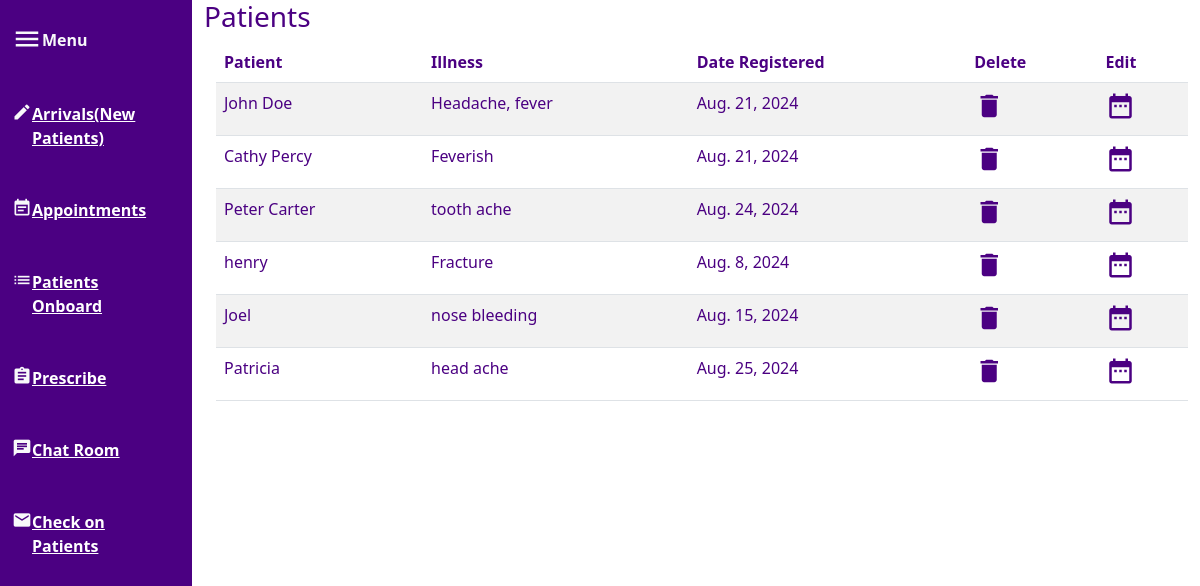
The app's page /patientsonboard with its own data.
### regpatientsapp/models.py (models this page shows, shortened)
class Patients(models.Model):
    names = models.CharField(max_length=25)
    gender = models.CharField(max_length=9)
    age = models.IntegerField()
    patientssituation = models.TextField()
    healthissues = models.CharField(max_length=10)
    dateregistered = models.DateField()

### regpatientsapp/views.py (the view)
# urls.py: path('patientsonboard' , views.patientsonboard , name = 'patientsonboard'),
def patientsonboard(request):
    patients = Patients.objects.all()
    return render(request ,  'patientsonboard.html' , {'patientsonboard':patients})

### regpatientsapp/templates/patientsonboard.html (shortened to what this page needs)
<!doctype html>
<html>
    <head>
        <link href="https://cdn.jsdelivr.net/npm/bootstrap@5.3.3/dist/css/bootstrap.min.css" rel="stylesheet">
        <link rel="stylesheet" href="https://cdnjs.cloudflare.com/ajax/libs/font-awesome/4.7.0/css/font-awesome.min.css">
    </head>
    <body>
        <div class="row">
            <div class="sidebar col-md-2 nav nav-bar nav-bar-nav ">
                <div class="">
                    <div class="p-4 nav-item nav-link text-light d-flex">
                        <i id="Menu" class="material-icons" style="font-size:30px">menu</i>
                        <span class='pt-1'>Menu</span>
                    </div>
                    <div class="p-4 nav-item nav-link text-light d-flex">
                        <i id="Menu" class="material-icons" style="font-size:20px">create</i>
                        <span class=''><a href="/regpatient">Arrivals(New Patients)</a></span>
                    </div>
                    <div class="p-4 nav-item nav-link text-light d-flex">
                        <i id="Menu" class="material-icons" style="font-size:20px">event_note</i>
                        <span class=''><a href="/appointments">Appointments</a></span>
                    </div>
                    <div class="p-4 nav-item nav-link text-light d-flex">
                        <i id="Menu" class="material-icons" style="font-size:20px">list</i>
                        <span class=''><a href="/patientsonboard">Patients Onboard</a></span>
                    </div>
                    <div class="p-4 nav-item nav-link text-light d-flex">
                        <i id="Menu" class="material-icons" style="font-size:20px">assignment</i>
                        <span class=''><a href="/prescribe">Prescribe</a></span>
                    </div>
                    <div class="p-4 nav-item nav-link text-light d-flex">
                        <i id="Menu" class="material-icons" style="font-size:20px">chat</i>
                        <span class=''><a href="/chatroom">Chat Room</a></span>
                    </div>
                    <div class="p-4 nav-item nav-link text-light d-flex">
                        <i id="Menu" class="material-icons" style="font-size:20px">email</i>
                        <span class=''><a href="/checkonpatients">Check on Patients</a></span>
                    </div>
                </div>
            </div>
            <div class="col-md-10">
                    <h3 class="text">Patients</h3>
                <div class="container">
                    <table class="table table-striped">
                        <thead>
                            <tr>
                                <th style="color:#4B0082;">Patient</th>
                                <th style="color:#4B0082;">Illness</th>
                                <th style="color:#4B0082;">Date Registered</th>
                                <th style="color:#4B0082;">Delete</th>
                                <th style="color:#4B0082;">Edit</th>
                            </tr>
                        </thead>
                        <tbody>
                            {% for patient in patientsonboard %}
                                <tr>
                                    <td style="color:#4B0082;">{{ patient.names }}</td>
                                    <td style="color:#4B0082;">{{ patient.patientssituation }}</td>
                                    <td style="color:#4B0082;">{{ patient.dateregistered }}</td>
                                    <td><i id="delete" class="material-icons" style="font-size:30px">delete</i></td>
                                    <td><i id="data_range" class="material-icons" style="font-size:30px">date_range</i></td>
                                </tr>
                            {% endfor %}
                        </tbody>
                    </table>
                </div>
            </div>
        </div>
    </body>
</html>

### regpatientsapp/templates/patientsonboard.html (style rules this page uses)
.sidebar { background-color:#4B0082; height:100vh; ; }
.nav-item { cursor:pointer; font-weight:bolder; }
.text { color:#4B0082; }
body { color:#4B0082; }
a { color:white; }
#data_range { color:#4B0082; cursor:pointer; }
#delete { color:#4B0082; cursor:pointer; }
table { color:#4B0082; }

### records on screen
Patients: names "John Doe", patientssituation "Headache, fever", dateregistered "Aug. 21, 2024"
Patients: names "Cathy Percy", patientssituation "Feverish", dateregistered "Aug. 21, 2024"
Patients: names "Peter Carter", patientssituation "tooth ache", dateregistered "Aug. 24, 2024"
Patients: names "henry", patientssituation "Fracture", dateregistered "Aug. 8, 2024"
Patients: names "Joel", patientssituation "nose bleeding", dateregistered "Aug. 15, 2024"
Patients: names "Patricia", patientssituation "head ache", dateregistered "Aug. 25, 2024"
